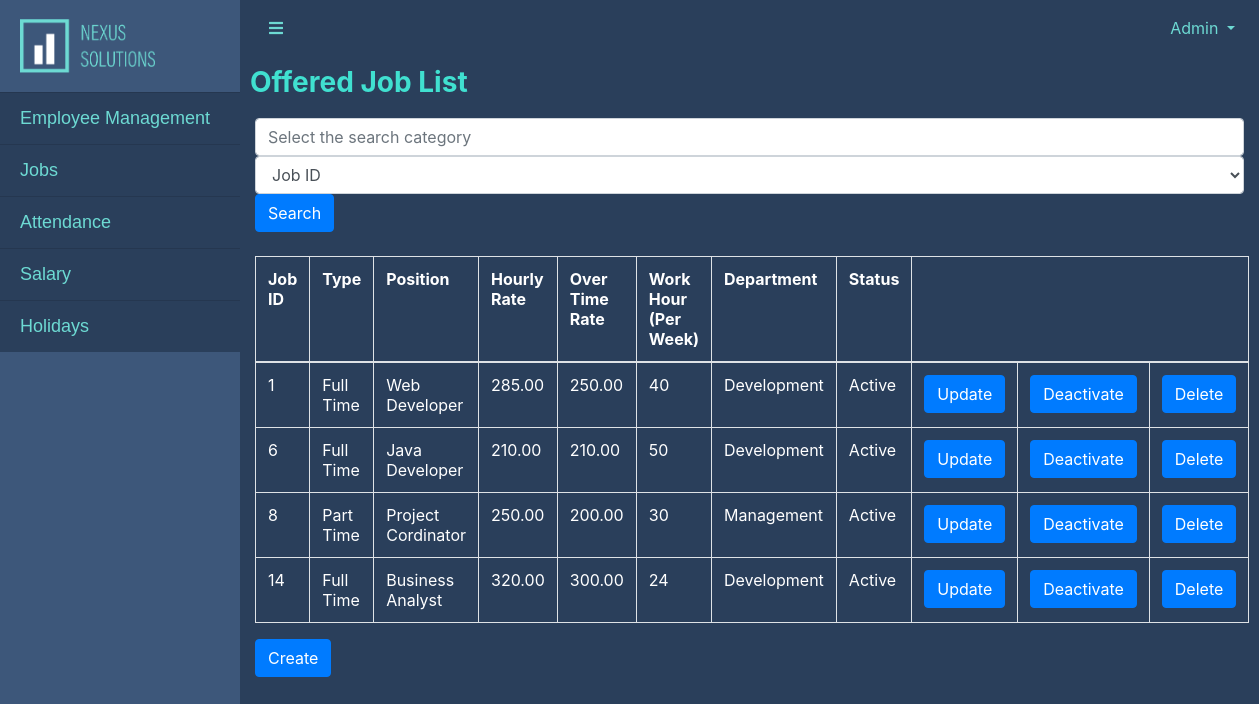
Screenshot of /view/JobManagement.php (signed in) with the database file from the repository.
### tables this page shows
CREATE TABLE `job` (
  `job_id` int(10) NOT NULL,
  `type` int(1) NOT NULL DEFAULT 0,
  `status` int(1) NOT NULL DEFAULT 0,
  `position` varchar(50) NOT NULL,
  `hourly_rate` double(20,2) NOT NULL,
  `over_time_rate` double(20,2) NOT NULL,
  `work_hour` int(50) NOT NULL,
  `department` varchar(50) NOT NULL
);

### view/JobManagement.php (the view, shortened to what this page needs)
<?php
    if(isset($_SESSION['userType']))
    {
      if( $_SESSION['userType'] == "admin"){
        $accessType = 1;
      }
      else if( $_SESSION['userType'] == "employee"){
        $accessType = 0;
      }
    }
    else
    {
      header("Location: /HRMS/index.html");
    }
    include "../controller/db_connect.php";
?>
<?php
  function readTable()
  {
    if(isset($_GET['searchbar']) && !empty($_GET['searchbar']))
    {
      $category = $_GET['category'];
      global $connection;
      if($category=="jobId")
      {
        $id = $_GET['searchbar'];
        $query = "SELECT * FROM job WHERE job_id LIKE '%$id%'";
      }
      elseif($category=="position")
      {
        $pos = $_GET['searchbar'];
        $query = "SELECT * FROM job WHERE position LIKE '%$pos%'";
      }
      elseif($category=="department")
      {
        $dept = $_GET['searchbar'];
        $query = "SELECT * FROM job WHERE department LIKE '%$dept%'";
      }
      $result = mysqli_query($connection, $query);
        while($row = mysqli_fetch_assoc($result))
        {
          $jobId = $row['job_id'];
          $type = $row['type'];
          $status = $row['status'];
          $position = $row['position'];
          $hourlyRate = $row['hourly_rate'];
          $overTimeRate = $row['over_time_rate'];
          $workHour = $row['work_hour'];
          $department = $row['department'];
          if($type==1) {
            $type = "Full Time";
          }
          else {
            $type = "Part Time";
          }
          if($status==1) {
            $status = "Active";
          }
          else {
            $status = "Deactive";
          }
          echo "<tr>";
          if($accessType == 1)
          {
          echo "<td>{$jobId}</td>";
          }
          echo "<td>{$type}</td>";
          echo "<td>{$position}</td>";
          echo "<td>{$hourlyRate}</td>";
          echo "<td>{$overTimeRate}</td>";
          echo "<td>{$workHour}</td>";
          echo "<td>{$department}</td>";
          echo "<td>{$status}</td>";
          echo "</tr>";
        }
    }
    else
    {
      global $connection, $accessType;
      $query = "SELECT * FROM job";
      $result = mysqli_query($connection, $query);
        while($row = mysqli_fetch_assoc($result))
        {
          $jobId = $row['job_id'];
          $type = $row['type'];
          $status = $row['status'];
          $position = $row['position'];
          $hourlyRate = $row['hourly_rate'];
          $overTimeRate = $row['over_time_rate'];
          $workHour = $row['work_hour'];
          $department = $row['department'];
          if($type==1) {
            $type = "Full Time";
          }
          else {
            $type = "Part Time";
          }
          if($status==0) {
            $buttonStatus = "Activate";
            $status = "Deactive";
          }
          else {
            $buttonStatus = "Deactivate";
            $status = "Active";
          }
          echo "<tr>";
          if($accessType == 1)
          {
          echo "<td>{$jobId}</td>";
          }
          echo "<td>{$type}</td>";
          echo "<td>{$position}</td>";
          echo "<td>{$hourlyRate}</td>";
          echo "<td>{$overTimeRate}</td>";
          echo "<td>{$workHour}</td>";
          echo "<td>{$department}</td>";
          echo "<td>{$status}</td>";
          if($accessType == 1)
          {
            echo "<td><a class='btn btn-primary' style='color:white' href='JobModify.php?update={$jobId}'>Update</a></td>";
            echo "<td><a class='btn btn-primary' style='color:white' href='JobManagement.php?access={$jobId}&stat={$buttonStatus}'>$buttonStatus</a></td>";
            echo "<td><a class='btn btn-primary' style='color:white' href='JobManagement.php?delete={$jobId}'>Delete</a></td>";
          }
          echo "</tr>";
        }
      }
  }
?>
<html lang="en">
<?php
  if($_SESSION['userType'] == "admin"){
      include "header-admin.php";
  }
  else{
    include "header.php";
  }
   ?>
      <div class="container" >
        <div class="row" >
            <h3 class="page-header">
              <span style="color:turquoise"><b>Offered Job List</b></span>
            </h3>
        </div>
        <div class="row-12">
          <form action"">
            <h5>
              <div class=".col-9">
                <input class="form-control" type="text" name="searchbar" value="" placeholder="Select the search category">
              </div>
              <div class=".col-3">
                <select class="form-control" id="category" name="category">
                  <option value="jobId">Job ID</option>
                </select>
                <input class="btn btn-primary" type="submit" name="submit" value="Search">
              </div>
              <br>
              <div class="col-xs-6">
                <table style="color:white" class="table table-bordered">
                    <tr>
                      <?php
                      if($accessType == 1)
                      {
                        echo '<th>Job ID</th>';
                      }
                      ?>
                      <th>Type</th>
                      <th>Position</th>
                      <th>Hourly Rate</th>
                      <th>Over Time Rate</th>
                      <th>Work Hour (Per Week)</th>
                      <th>Department</th>
                      <th>Status</th>
                    </tr>
                  <tbody>
                    <?php readTable(); ?>
                  </tbody>
                </table>
                <?php
                if($accessType == 1)
                {
                  echo '<button type="submit" class="btn btn-primary" name="create" formaction="JobModify.php">Create</button>';
                }
                ?>
              </div>
            </h5>
          </form>
        </div>
<?php include "footer.php"; ?>
</html>

### css/simple-sidebar.css (style rules this page uses)
body { overflow-x: hidden; background-color: #2a3f5b; }
a:link { color: #6ddad3; }

### view/header-admin.php (style rules this page uses)
.row { display: grid; grid-template-columns: auto auto auto auto; grid-row-gap: 50px; grid-column-gap: 10px; padding: 10px; }

### rows the page displays
job: job_id "1", type "Full Time", position "Web Developer", hourly_rate "285.00", over_time_rate "250.00", work_hour "40", department "Development", status "Active", status "Deactivate"
job: job_id "6", type "Full Time", position "Java Developer", hourly_rate "210.00", over_time_rate "210.00", work_hour "50", department "Development", status "Active", status "Deactivate"
job: job_id "8", type "Part Time", position "Project Cordinator", hourly_rate "250.00", over_time_rate "200.00", work_hour "30", department "Management", status "Active", status "Deactivate"
job: job_id "14", type "Full Time", position "Business Analyst", hourly_rate "320.00", over_time_rate "300.00", work_hour "24", department "Development", status "Active", status "Deactivate"

### other values shown
$_SESSION['username'] "Admin"
